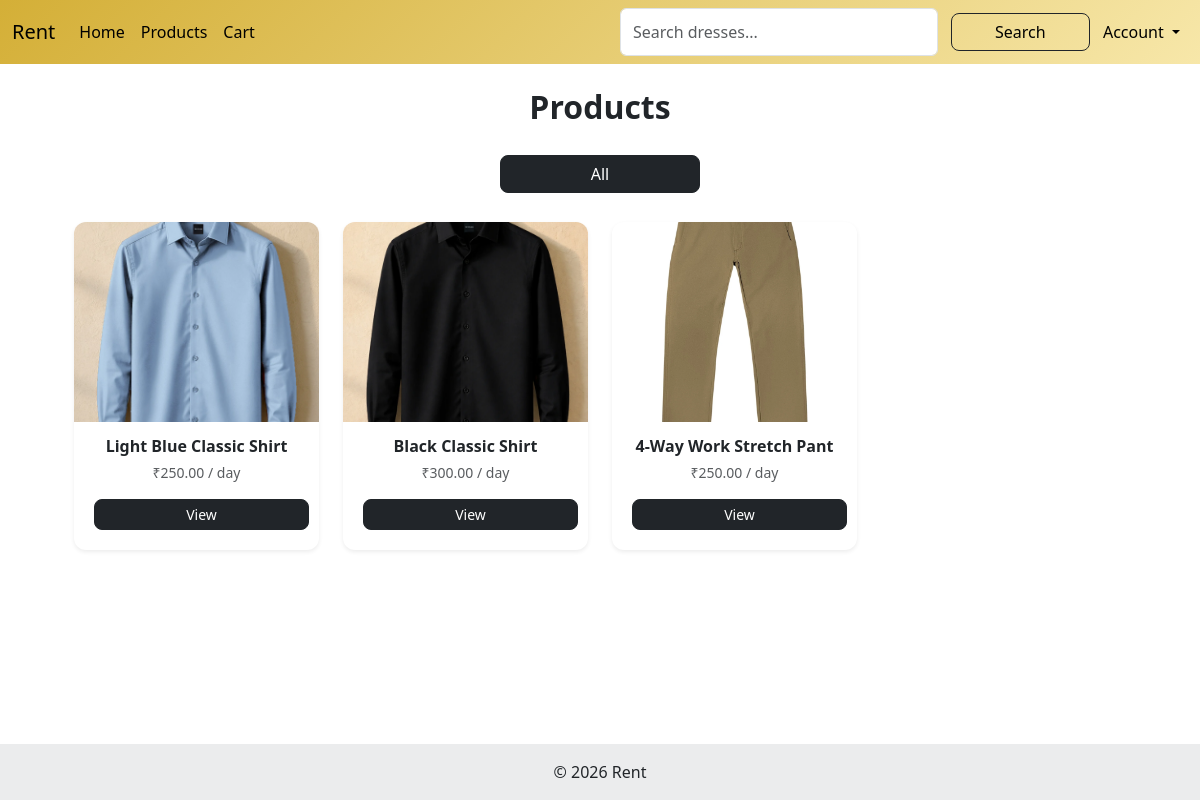
/category/1/ (signed in), run on the app's committed database.
### dresses/models.py (models this page shows)
class Dress(models.Model):
    name = models.CharField(max_length=200)
    category = models.ForeignKey(Category, on_delete=models.CASCADE)
    description = models.TextField()
    price_per_day = models.DecimalField(max_digits=8, decimal_places=2)
    image = models.ImageField(upload_to='dresses/')

### dresses/views.py (the view)
# urls.py: path('category/<int:id>/',category_products, name="category_products"),
@login_required
def category_products(request, id):
    category = get_object_or_404(Category, id=id)
    dresses = Dress.objects.filter(category=category)
    return render(request, 'products.html', {
        'dresses': dresses,
        'selected_category': category
    })

### templates/products.html (shortened to what this page needs)
{% extends "base.html" %}
{% block code %}
<div class="container">
    <h2 class="mb-4 text-center">Products</h2>
    <div class="mb-4 text-center">
        <a href="{% url 'products' %}" class="btn btn-dark">All</a>
    </div>
    <div class="row">
        {% for dress in dresses %}
        <div class="col-12 col-sm-6 col-md-4 col-lg-3 mb-4">
            <div class="card h-100 shadow-sm border-0">
                <img src="{{ dress.image.url }}" class="card-img-top" style="height:200px; object-fit:cover;">
                <div class="card-body text-center">
                    <h6 class="fw-bold">{{ dress.name }}</h6>
                    <p class="text-muted">₹{{ dress.price_per_day }} / day</p>
                    <a href="{% url 'product_detail' dress.id %}" class="btn btn-dark btn-sm">
                        View
                    </a>
                </div>
            </div>
        </div>
        {% endfor %}
    </div>
</div>
{% endblock %}

### static/css/style.css (style rules this page uses)
html, body { height: 100%; margin: 0; }
body { display: flex; flex-direction: column; }
.container { max-width: 1200px; }
.btn { margin: 5px; border-radius: 20px; }
.card { border-radius: 12px; overflow: hidden; transition: all 0.3s ease; }
.card-img-top { width: 100%; height: 250px; object-fit: cover; }
.card-body { padding: 15px; }
.card-body h6 { font-size: 16px; margin-bottom: 5px; }
.card-body p { font-size: 14px; margin-bottom: 10px; }
.card-body .btn { width: 100%; border-radius: 8px; }
.container { max-width: 1100px; }
h2 { font-weight: 600; }
p { color: #555; line-height: 1.6; }
.btn-dark { width: 200px; border-radius: 8px; }

### data on the page
Dress: image (picture), name "Light Blue Classic Shirt", price_per_day "250.00"
Dress: image (picture), name "Black Classic Shirt", price_per_day "300.00"
Dress: image (picture), name "4-Way Work Stretch Pant", price_per_day "250.00"
